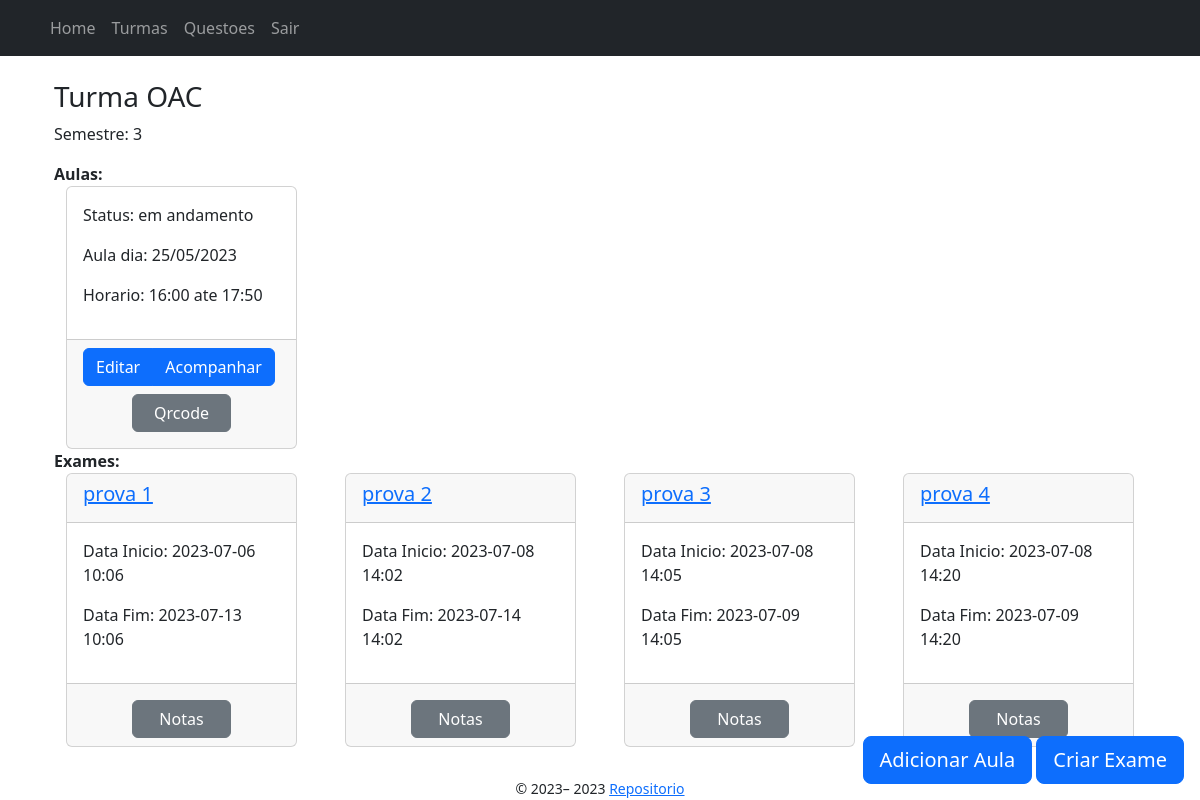
/turmas/1/show (signed in), run on an earlier commit of the app's database.
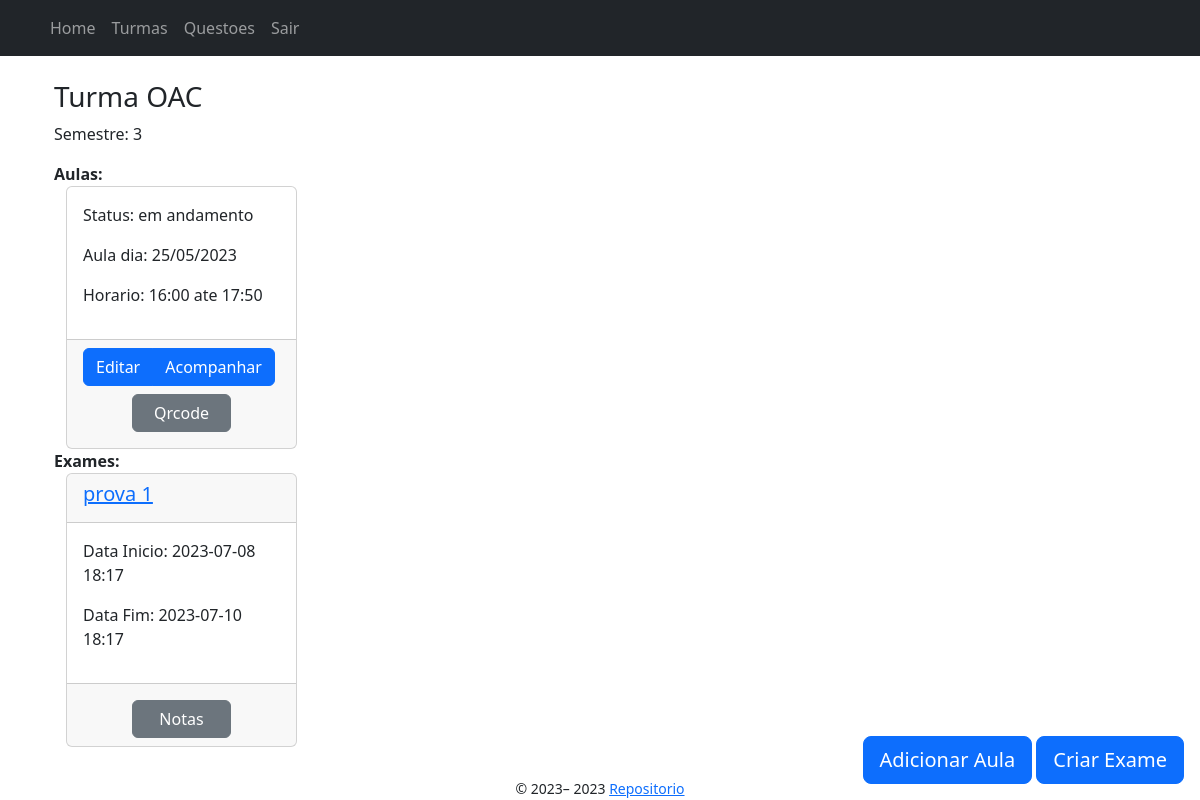
And on a later commit of the database.
### app/models/professor.py (models this page shows, shortened)
class Professor(Usuario):
    __tablename__ = "professor"
    id = db.Column(db.Integer, db.ForeignKey('usuario.id'), primary_key=True)
    turmas = db.relationship('Turma', backref='prof_turmas', lazy=True) #1 to N
    questoes = db.relationship('Questao', backref='prof_questoes', lazy=True) #1 to N
    exames = db.relationship('Exame', backref='prof_exames', lazy=True) #1 to N

### app/models/turma.py (models this page shows, shortened)
class Turma(db.Model):
    __tablename__ = "turma"
    id = db.Column(db.Integer, primary_key=True)
    nome = db.Column(db.String(100), nullable=False)
    horario_inicio = db.Column(db.Time, nullable=False)
    horario_fim = db.Column(db.Time, nullable=False)
    senha = db.Column(db.String(200), nullable=False)
    semestre = db.Column(db.Integer, nullable=False)
    professor_id = db.Column(db.Integer, db.ForeignKey(
        'professor.id'), nullable=False)
    aulas = db.relationship('Aula', backref=db.backref('turma_aulas', lazy=True)) #1 to N
    exames = db.relationship('Exame', backref='turma_exame', lazy=True) #1 to N

### app/models/aula.py (models this page shows, shortened)
class Aula(db.Model):
    __tablename__ = "aula"
    id = db.Column(db.Integer, primary_key=True)
    turma_id = db.Column(db.Integer, db.ForeignKey('turma.id'), nullable=False)
    data_aula = db.Column(db.Date, nullable=False)
    status = db.Column(
        Enum("agendado", "finalizado", "em andamento", "cancelado", name="StatusAula"), nullable=False)
    token = db.Column(db.String(100), nullable=False)
    presencas = db.relationship(
        'Presenca', backref='aula_presenca', lazy=True)  # 1 to N

### app/models/exame.py (models this page shows)
class Exame(db.Model):
    __tablename__ = "exame"
    id = db.Column(db.Integer, primary_key=True)
    data_inicio = db.Column(db.DateTime, nullable=True)
    data_fim = db.Column(db.DateTime, nullable=True)
    nome = db.Column(db.String(255))
    nota_exame = db.Column(db.Float)
    professor_id = db.Column(db.Integer, db.ForeignKey('professor.id'), nullable=False)
    turma_id = db.Column(db.Integer, db.ForeignKey('turma.id'), nullable=False)
    notas = db.relationship('NotasExames', backref='exame_notas') #1 to N
    respostas = db.relationship('RespostaQuestaoExame', backref='exame_respostas') #1 to N
    questoes = db.relationship("QuestaoExame", back_populates="exame") # N to N

### app/controllers/turmas_controller.py (the view)
@bp.route("/<int:turma_id>/show", methods=["GET"])
def show(turma_id):
    turma = db.get_or_404(Turma, turma_id)
    aulas = Aula.query.filter_by(turma_id=turma_id).all()
    exames = Exame.query.filter_by(turma_id=turma_id).all()
    if turma not in current_user.turmas:
        return redirect(url_for("turmas.matricular", turma_id=turma_id))
    return render_template("turmas/show.jinja2", turma=turma, aulas=aulas, exames=exames, user=current_user)

### app/templates/turmas/show.jinja2 (shortened to what this page needs)
{% extends "./base.jinja2" %}
{% from 'bootstrap5/utils.html' import render_icon %}
{% block content %}
<div class="container">
    <h3>Turma {{ turma.nome }}</h3>
    <p>Semestre: {{ turma.semestre }}</p>
    <b>Aulas:</b>
    <div class="row row-col-1 row-cols-md-2 row-cols-lg-4">
        {% for aula in aulas %}
            <div>
                {% include 'aulas/show.jinja2' %}
            </div>
        {% endfor %}
    </div>
    <b>Exames:</b>
    <div class="row row-col-1 row-cols-md-2 row-cols-lg-4">
        {% for exame in exames %}
            <div>
                {% include 'exames/card.jinja2' %}
            </div>
        {% endfor %}
    </div>
    {% if user.tipo_usuario == "professor" %}
            <div class="position-fixed bottom-0 end-0 p-3">
                <a href="{{ url_for('turmas.aulas.new', turma_id=turma.id) }}" class="btn btn-floating btn-lg btn-primary">
                    {{render_icon('plus') }} <span class="d-none d-xl-inline">Adicionar Aula</span>
                </a>
                <a href="{{ url_for('turmas.exames.new', turma_id=turma.id) }}" class="btn btn-floating btn-lg btn-primary">
                    {{render_icon('plus') }} <span class="d-none d-xl-inline">Criar Exame</span>
                </a>
            </div>
    {% endif %}
</div>
{% endblock %}

### app/templates/base.jinja2 (shortened to what this page needs)
{% from 'bootstrap5/utils.html' import render_messages %}
{% from 'bootstrap5/form.html' import render_form %}
{% from 'bootstrap5/nav.html' import render_nav_item, render_breadcrumb_item %}
<!doctype html>
<html lang="en">
<head>
    {% block head %}
    {% block styles %}
    {{ bootstrap.load_css() }}
    <link rel="stylesheet" type="text/css" href="{{ url_for('static', filename='style.css') }}">
    {% endblock %}
    {% endblock %}
</head>
<body>
    <head>
        {% if current_user.is_authenticated %}
            <nav class="navbar navbar-expand-lg navbar-dark bg-dark mb-4">
                <div class="container">
                    <div class="collapse navbar-collapse" id="navbarSupportedContent">
                        <ul class="navbar-nav mr-auto">
                            {{ render_nav_item("index.index", "Home") }}
                            {{ render_nav_item("turmas.index", "Turmas") }}
                            {% if current_user.tipo_usuario == "professor" %}
                                {{ render_nav_item("questoes.index", "Questoes", user_id=current_user.id) }}
                            {% endif %}
                            {{ render_nav_item("auth.logout", "Sair") }}
                        </ul>
                    </div>
                </div>
            </nav>
        {% endif %}
    </head>
    <main class="container">
        {% block content %}{% endblock %}
    </main>
    <footer class="text-center">
        {% block footer %}
        <small> &copy; 2023–
            <script>document.write(new Date().getFullYear())</script> <a
                href="https://github.com/zeroCass/chamada-saas" target="_blank">Repositorio</a>
        </small>
        {% endblock %}
    </footer>
</body>
</html>

### app/templates/aulas/show.jinja2
{% block content %}
<div class="container">
    <div class="card">
        <div class="card-body">
            <p>Status: {{ aula.status }}</p>
            <p>Aula dia: {{ aula.data_aula.strftime('%d/%m/%Y') }}</p>
            <p>Horario: {{ turma.horario_inicio.strftime('%H:%M') }} ate {{ turma.horario_fim.strftime('%H:%M') }}</p>
        </div>
        <div class="card-footer">
                {% if user.tipo_usuario == "estudante" and aula.status == "em andamento" %}
                    <div class="d-grid gap-2 col-6 mx-auto">
                        <form method="GET" action="{{ url_for('turmas.aulas.presenca.registrar_presenca', turma_id=turma.id, aula_id=aula.id) }}">
                            <button class="btn btn-primary" type="submit">Assinar Chamada</button>
                        </form>
                    </div>
                {% elif user.tipo_usuario == "professor" %}
                    <div class="mb-2">
                        <div class="btn-group">
                            <a class="btn btn-primary" href="{{ url_for('turmas.aulas.edit', turma_id=turma.id, aula_id=aula.id) }}">Editar</a>
                            <a class="btn btn-primary" href="{{ url_for('turmas.aulas.presenca.listar_presencas', turma_id=turma.id, aula_id=aula.id) }}">Acompanhar</a>
                        </div>
                        {% if aula.status == "em andamento" %}
                            <div class="d-grid gap-2 col-6 mx-auto">
                                <a class="btn btn-secondary mt-2"
                                href="{{ url_for('turmas.aulas.presenca.qrcode_page', turma_id=aula.turma_id, aula_id=aula.id) }}">
                                    Qrcode
                                </a>
                            </div>
                        {% endif %}
                    </div>
                {% endif %}
        </div>
    </div>
</div>
{% endblock %}

### app/templates/exames/card.jinja2
{% block content %}
<div class="container">
    <div class="card">
        <div class="card-header">
            <a href="{{ url_for('turmas.exames.show', turma_id=turma.id, exame_id=exame.id) }}">
                <h5 class="card-title">{{ exame.nome }}</h5>
            </a>
        </div>
        <div class="card-body">
            <p>Data Inicio: {{ exame.data_inicio.strftime("%Y-%m-%d %H:%M") }}</p>
            <p>Data Fim: {{ exame.data_fim.strftime("%Y-%m-%d %H:%M") }}</p>
        </div>
        <div class="card-footer text-muted">
            {% if user.tipo_usuario == "professor" %}
                <div class="d-grid gap-2 col-6 mx-auto">
                    <a class="btn btn-secondary mt-2"
                        href="{{ url_for('turmas.exames.notas', turma_id=turma.id, exame_id=exame.id) }}">
                        Notas
                    </a>
                </div>
            {% else %}
                <p>Nota Exame: {{exame.nota_exame}}</p>
            {% endif %}
        </div>
    </div>
</div>
{% endblock %}

### app/static/style.css (style rules this page uses)
* { box-sizing: border-box; margin: 0; padding: 0; }
body { display: grid; min-height: 100vh; min-width: 100vw; grid-template-columns: 1fr; grid-template-rows: auto 1fr auto; grid-template-areas: "header" "main" "footer"; }
main { grid-area: main; }
footer { grid-area: footer; }

What changed in the data, as far as the page shows it:
removed Exame: nome "prova 2", data_inicio "2023-07-08 14:02", data_fim "2023-07-14 14:02"
removed Exame: nome "prova 3", data_inicio "2023-07-08 14:05", data_fim "2023-07-09 14:05"
removed Exame: nome "prova 4", data_inicio "2023-07-08 14:20", data_fim "2023-07-09 14:20"
changed Exame "prova 1": data_inicio "2023-07-06 10:06" → "2023-07-08 18:17"; data_fim "2023-07-13 10:06" → "2023-07-10 18:17"
